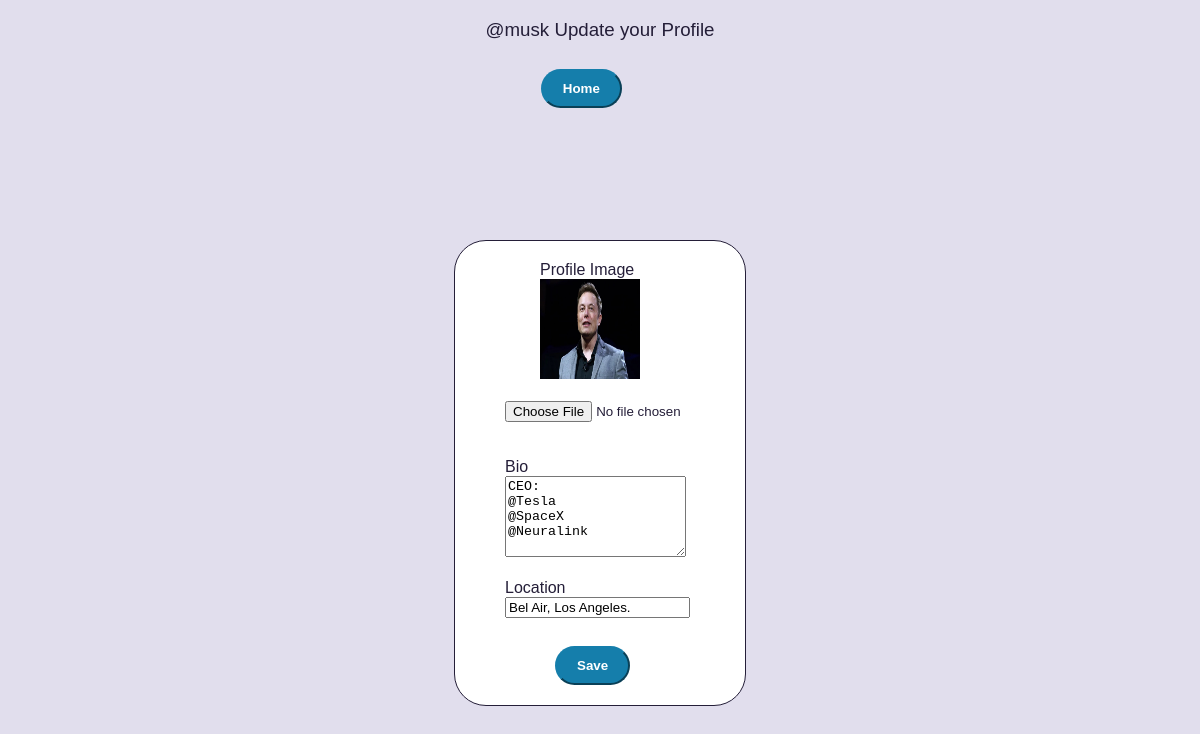
The page /edit_profile (signed in) on the database its author committed.
### blapp/models.py (models this page shows, shortened)
class Profile(models.Model):
    user = models.ForeignKey(User, on_delete=models.CASCADE)
    id_user = models.IntegerField()
    bio = models.TextField(blank=True)
    profileimg = models.ImageField(upload_to='profile_images', default='BLprofile.png')
    location = models.CharField(max_length=100, blank=True)

### blapp/views.py (the view, shortened to what this page needs)
# urls.py: path('edit_profile',views.edit_profile,name='edit_profile'),
@login_required(login_url='signin_page')
def edit_profile(request):
    user_profile=Profile.objects.get(user=request.user)
    return render(request,'edit.html', {'user_profile': user_profile})

### templates/edit.html (shortened to what this page needs)
{% load static %}
<!DOCTYPE html>
<html lang="en">
<head>
    <link rel="stylesheet" href="https://unicons.iconscout.com/release/v2.1.6/css/unicons.css">
    <link rel="stylesheet" href="{% static 'style/update.css' %}">
</head>
<body>
    <h3>@{{user.username}} Update your Profile</h3>
    <a href="{% url 'index' %}" class="home"><button><span>Home</button></a>
<div class="container">
<form class="signup-form" method="post" enctype="multipart/form-data" action="edit_profile">
    <label for="" class="pic"> Profile Image</label><br>
    <img width="100" height="100"  src="{{user_profile.profileimg.url}}" /><br><br>
    <input type="file" name="image" value="" class="shadow-none bg-gray-100"><br><br><br>
    <label for="about">Bio</label> <br>
    <textarea id="about" name="bio" rows="5">{{user_profile.bio}}</textarea><br><br>
    <label for=""> Location</label><br>
    <input type="text" name="location" value="{{user_profile.location}}"><br><br>
    <a href="{% url 'profile_page' %}"><button type="submit" class="save"> Save </button></a>
</form>
</div>
</body>
</html>

### static/style/update.css (style rules this page uses)
:root { --border-radius: 2rem; --card-border-radius: 1rem; --btn-padding: 0.6rem 2rem; --search-padding: 0.6rem 1rem; --card-padding: 1rem; --color-white: hsl(252, 30%, 100%); --color-gray: hsl(252, 15%, 65%); --color-light:hsl(252, 30%, 90%); --color-dark: hsl(252, 30%, 17%); --color-primary: #157eab; --color-success: hsl(120, 95%, 60%); --color-danger: hsl(0, 95%, 65%); --color-black: hsl(252, 30%, 10%); --sticky-top-left: 5.4rem; --sticky-top-right: -18rem; }
body { font-family: 'Poppins', sans-serif; color: var(--color-dark); background: var(--color-light); overflow-x: hidden; }
h3 { color: var(--color-dark); text-align: center; font-weight: lighter; }
button { display: inline-block; background-color: var(--color-primary); color: var(--color-white); font-weight: bold; padding: 10px 20px; border-radius: var(--border-radius); text-decoration: none; margin-top: 10px; border-color: #157eab; }
.home { margin-left: 45%; }
.container { display: flex; justify-content: center; align-items: center; height: 100vh; }
.signup-form { max-width: 250px; padding: 20px; border: 1px solid var(--color-dark); border-radius: var(--border-radius); background-color: var(--color-white); margin-bottom: 70px; }
.save { margin-left: 80px; }
input { margin-left: 30px; }
label { margin-left: 30px; }
textarea { margin-left: 30px; }
img { margin-left: 65px; }
.pic { margin-left: 65px; }

### rows shown on the page
Profile: profileimg (picture), bio "CEO: @Tesla @SpaceX @Neuralink", location "Bel Air, Los Angeles."

### other values the page prints
{{ user.username }} "musk"
